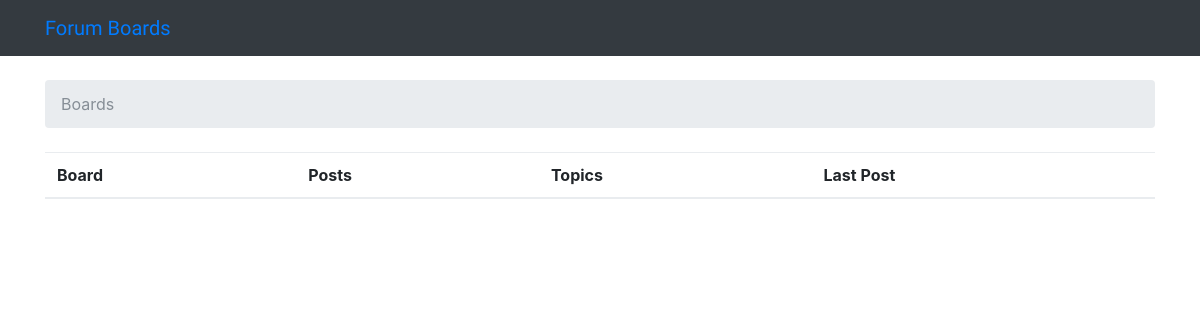
/, run on an earlier commit of the app's database.
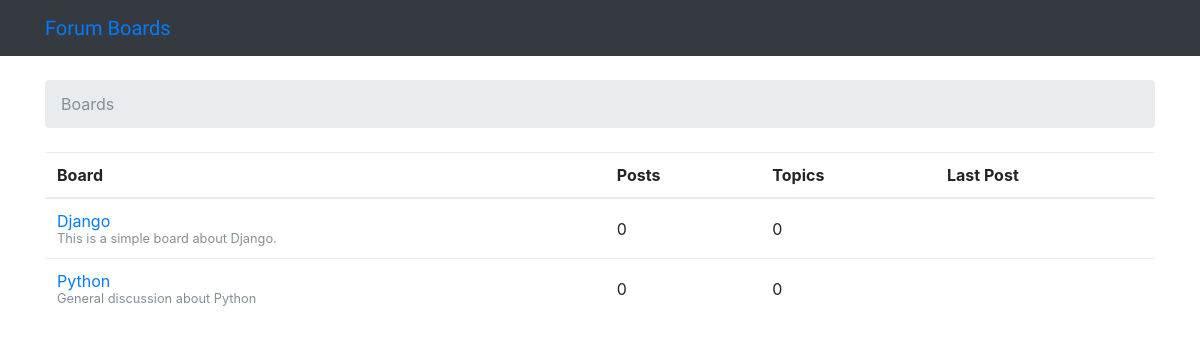
And on a later commit of the database.
### boards/models.py (models this page shows, shortened)
class Board(models.Model):
    name = models.CharField(max_length=30, unique=True)
    description = models.CharField(max_length=100)

### boards/views.py (the view)
# urls.py: url(r'^$', views.home, name='home'),
def home(request):
    boards = Board.objects.all()
    context = {'boards': boards}
    return render(request, 'home.html', context)

### templates/home.html
{% extends 'base.html' %}
{% block breadcrumb %}
  <li class="breadcrumb-item active">Boards</li>
{% endblock %}
{% block content %}
<table class="table">
  <thead class="thead">
    <tr>
      <th>Board</th>
      <th>Posts</th>
      <th>Topics</th>
      <th>Last Post</th>
    </tr>
  </thead>
  <tbody>
    {% for board in boards %}
      <tr>
        <td>
          <a href="{% url 'board_topics' board.pk %}">{{board.name}}</a>
          <small class="text-muted d-block">{{ board.description }}</small>
        </td>
        <td class="align-middle">0</td>
        <td class="align-middle">0</td>
        <td></td>
      </tr>
    {% endfor %}
  </tbody>
</table>
{% endblock %}

What changed in the data, as far as the page shows it:
added Board: name "Django", description "This is a simple board about Django."
added Board: name "Python", description "General discussion about Python"
